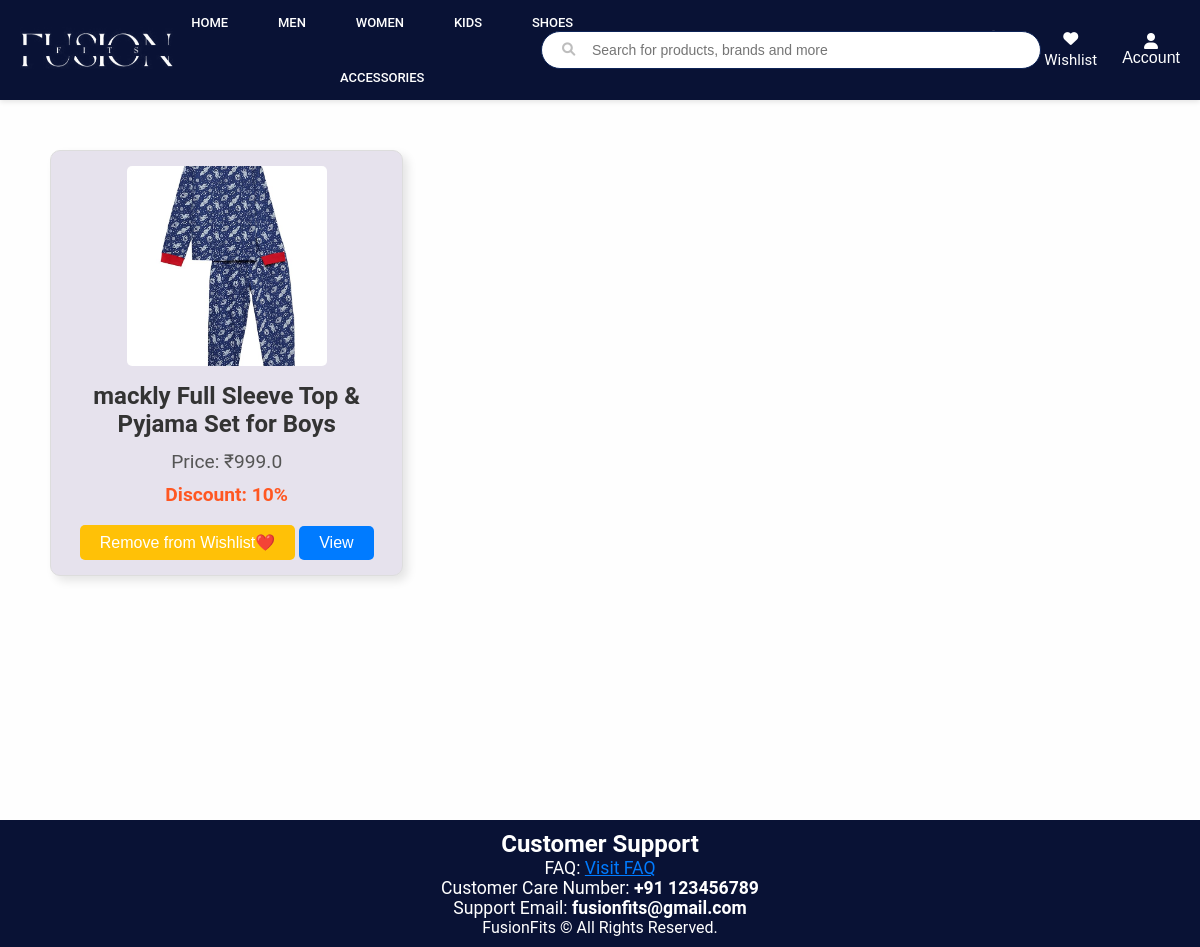
Page /wishlist (signed in) on the earlier database version.
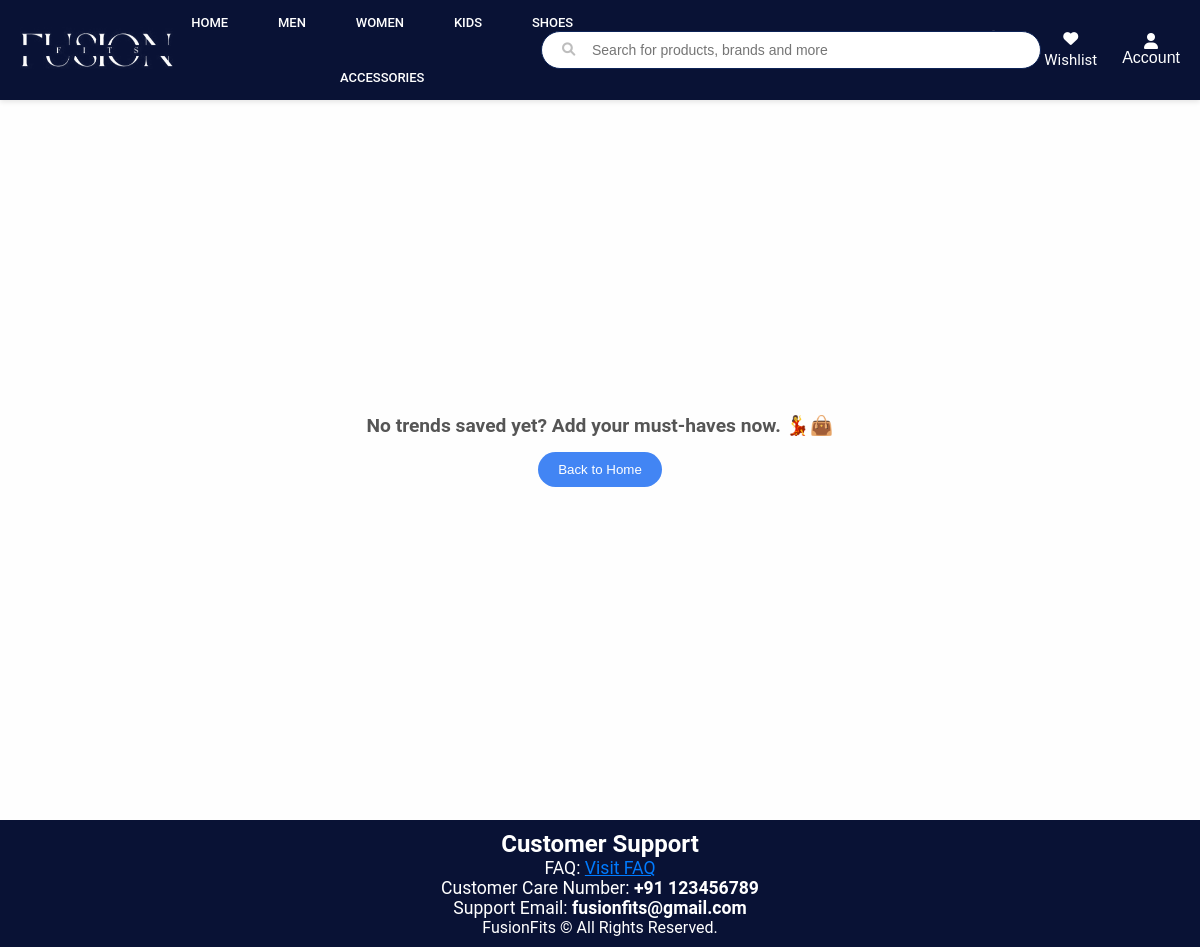
Same page on the later database version.
### app/models.py (models this page shows, shortened)
class Wishlist(db.Model):
    __tablename__ = "wishlist"
    id = db.Column(db.Integer, primary_key=True)
    user_id = db.Column(db.Integer, db.ForeignKey("user.id"), nullable=False)
    product_id = db.Column(db.Integer, db.ForeignKey("product.id"), nullable=True)  # Allow NULL for product_id
    product = db.relationship("Product", backref="wishlist_items")

class ProductImage(db.Model):
    id = db.Column(db.Integer, primary_key=True)
    image_url = db.Column(db.String(255), nullable=False)
    product_id = db.Column(db.Integer, db.ForeignKey("product.id"), nullable=False)

class Product(db.Model):
    __tablename__ = "product"
    id = db.Column(db.Integer, primary_key=True)
    name = db.Column(db.String(100), nullable=False)
    price = db.Column(db.Float, nullable=False)
    description = db.Column(db.String(255), nullable=False)
    category = db.Column(db.String(100), nullable=False)
    quantity = db.Column(db.Integer, nullable=False)
    manufacturer = db.Column(db.String(100), nullable=True)
    country_of_origin = db.Column(db.String(50), nullable=True)
    avg_rating = db.Column(db.Float, nullable=True)
    discount = db.Column(db.Float, default=0.0, nullable=True)
    size = db.Column(db.String(20))  # Ensure this line exists
    colour = db.Column(db.String(20), nullable=True)
    gender = db.Column(db.String(10), nullable=True)  # New field for gender
    images = db.relationship("ProductImage", backref="product", lazy=True)
    ratings = relationship("Rating", back_populates="product")

### app/views.py (the view)
@main.route('/wishlist', methods=['GET'])
@login_required
def wishlist():
    wishlist_items = Wishlist.query.filter_by(user_id=current_user.id).all()
    for item in wishlist_items:
        try:
            item.product.discount = int(item.product.discount)
        except (ValueError, TypeError):
            item.product.discount = 0  # Handle cases where conversion fails
            print(f"WARNING: Invalid discount value for product {item.product.id}. Setting to 0.")
    return render_template('wishlist.html', wishlist_items=wishlist_items)

### app/views.py (called while the page is built)
@main.context_processor
def inject_wishlist():
    if current_user.is_authenticated:
        wishlist_ids = [item.product_id for item in Wishlist.query.filter_by(user_id=current_user.id).all()]
    else:
        wishlist_ids = []
    return dict(wishlist=wishlist_ids)

### app/templates/wishlist.html (shortened to what this page needs)
<!DOCTYPE html>
<html lang="en">
  <head>
    <link
      rel="stylesheet"
      href="{{ url_for('static', filename='wishlist.css') }}"
    />
  </head>
  <body>
    {% extends "home.html" %} {% block title %}Admin Dashboard{% endblock %} {%
    block content %}
    <div class="boxed">
      {% if wishlist_items %}
      <div class="wishlist-container">
        {% for item in wishlist_items %}
        <div class="wishlist-card">
          <div class="product-image">
            <img
              src="{{ url_for('static', filename=item.product.images[0].image_url) }}"
              alt="{{ item.product.name }}"
            />
          </div>
          <div class="product-info">
            <h2 class="product-name">{{ item.product.name }}</h2>
            <p class="product-price">Price: ₹{{ item.product.price }}</p>
            {% if item.product.discount > 0 %}
            <p class="product-discount">
              Discount: {{ item.product.discount }}%
            </p>
            {% endif %}
            <form
              action="/remove_from_wishlist"
              method="POST"
              style="display: inline"
            >
              <button type="submit" class="remove-btn">
                Remove from Wishlist❤️
              </button>
            </form>
            <a
              href="{{ url_for('main.product_details', product_id=item.product.id) }}"
            >
              <button class="view-btn">View</button>
            </a>
          </div>
        </div>
        {% endfor %}
      </div>
      {% else %}
<div class="empty-wishlist-container">
  <p class="empty-message">
    No trends saved yet? Add your must-haves now. 💃👜
    <br>
    <a href="/">
      <button class="back-home-btn">Back to Home</button>
    </a>
  </p>
</div>
{% endif %}
    </div>
    {% endblock %}

Differences in the rows shown:
removed Wishlist: image_url (picture), product.name "mackly Full Sleeve Top & Pyjama Set for Boys", product.price "999.0", product.discount "10"
Other differences:
text now shown: "No trends saved yet? Add your must-haves now. 💃👜 Back to Home"
